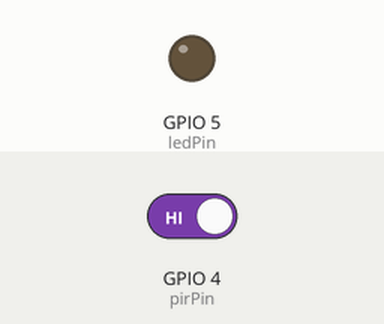
Bench run of a sketch on a simulated ESP8266 (NodeMCU). On the bench: output pins drawn as LEDs (lit = HIGH). Inputs (shaded band) come from the test bench; at power-on: GPIO 4 (pirPin) HIGH. WiFi joins after 1.5 s; servers stay silent unless stated; uploads are accepted with an empty reply; what the sketch prints to the serial monitor is not drawn.

Above: at 0.1 s.
At 1.7 s:
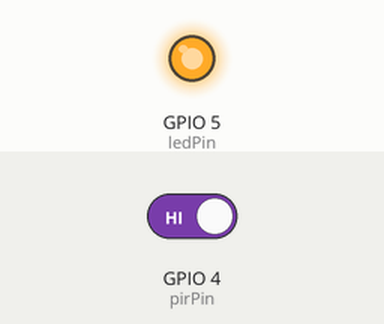
Timing chart, 0 to 3.2 s (numbered marks = the images above):
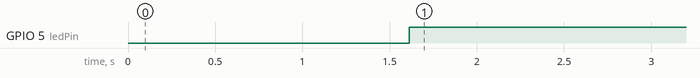

Measured:
- by itself, GPIO 5 (ledPin): LOW → HIGH at 1.6 s

The sketch:

movimiento.ino
```cpp
#include <SoftwareSerial.h>
#include <ESP8266WiFi.h>
#include <ESP8266HTTPClient.h>
#include <ArduinoJson.h>

const char* ssid = "IELCIBERC_2.4";
const char* password = "1970019680";

int ledPin = 5; // LED azul
int pirPin = 4; // Entrada de HC-SR501

int pirValue; // Variable para almacenar el valor del PIR

String server = "http://194.62.97.54:8000/guardarData";

void setup() {
  Serial.begin(115200);
  delay(10);
  WiFi.mode(WIFI_STA);
  WiFi.begin(ssid, password);

  // put your setup code here, to run once:
  pinMode(ledPin, OUTPUT);
  pinMode(pirPin, INPUT);
  digitalWrite(ledPin, LOW);

  while (WiFi.status() != WL_CONNECTED) {
    delay(200);
    Serial.print(".");
  }
  Serial.println("WiFi contectado");
}

void loop() {
  // put your main code here, to run repeatedly:
  pirValue = digitalRead(pirPin);
  digitalWrite(ledPin, pirValue);
  if(pirValue == 0){
    Serial.println(pirPin);
  }
  postMov(pirValue);
  delay(2000);
}

void postMov(int mov) {
  HTTPClient http;
  String json;
  StaticJsonBuffer<200> jsonBuffer;
  JsonObject& root = jsonBuffer.createObject();
  root["movimiento"] = mov;
  root.printTo(json);
  http.begin(server); //URL del microservicio
  http.addHeader("Content-Type", "application/json");
  http.POST(json);
  Serial.println(json);
  http.end();
}
```
